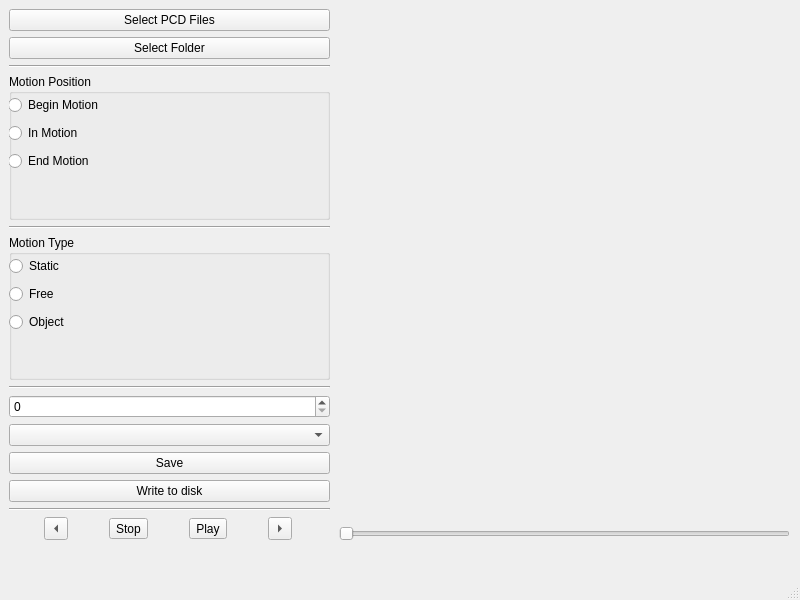
<?xml version="1.0" encoding="UTF-8"?>
<ui version="4.0">
 <class>MainWindow</class>
 <widget class="QMainWindow" name="MainWindow">
  <property name="geometry">
   <rect>
    <x>0</x>
    <y>0</y>
    <width>800</width>
    <height>600</height>
   </rect>
  </property>
  <property name="windowTitle">
   <string>MainWindow</string>
  </property>
  <widget class="QWidget" name="centralwidget">
   <widget class="QWidget" name="verticalLayoutWidget">
    <property name="geometry">
     <rect>
      <x>339</x>
      <y>10</y>
      <width>451</width>
      <height>531</height>
     </rect>
    </property>
    <layout class="QVBoxLayout" name="verticalLayout">
     <item>
      <widget class="QVTKWidget" name="qvtkWidget"/>
     </item>
     <item>
      <widget class="QSlider" name="indexSlider">
       <property name="orientation">
        <enum>Qt::Horizontal</enum>
       </property>
      </widget>
     </item>
    </layout>
   </widget>
   <widget class="QWidget" name="verticalLayoutWidget_2">
    <property name="geometry">
     <rect>
      <x>9</x>
      <y>9</y>
      <width>321</width>
      <height>531</height>
     </rect>
    </property>
    <layout class="QVBoxLayout" name="verticalLayout_2">
     <item>
      <widget class="QPushButton" name="selectFilesButton">
       <property name="text">
        <string>Select PCD Files</string>
       </property>
      </widget>
     </item>
     <item>
      <widget class="QPushButton" name="selectFolderButton">
       <property name="text">
        <string>Select Folder</string>
       </property>
      </widget>
     </item>
     <item>
      <widget class="Line" name="line_4">
       <property name="orientation">
        <enum>Qt::Horizontal</enum>
       </property>
      </widget>
     </item>
     <item>
      <widget class="QGroupBox" name="motionPositionGroupBox">
       <property name="title">
        <string>Motion Position</string>
       </property>
       <widget class="QWidget" name="verticalLayoutWidget_3">
        <property name="geometry">
         <rect>
          <x>-1</x>
          <y>19</y>
          <width>321</width>
          <height>81</height>
         </rect>
        </property>
        <layout class="QVBoxLayout" name="verticalLayout_3">
         <item>
          <widget class="QRadioButton" name="beginMotionRadioButton">
           <property name="text">
            <string>Begin Motion</string>
           </property>
          </widget>
         </item>
         <item>
          <widget class="QRadioButton" name="inMotionRadioButton">
           <property name="text">
            <string>In Motion</string>
           </property>
          </widget>
         </item>
         <item>
          <widget class="QRadioButton" name="endMotionRadioButton">
           <property name="text">
            <string>End Motion</string>
           </property>
          </widget>
         </item>
        </layout>
       </widget>
      </widget>
     </item>
     <item>
      <widget class="Line" name="line">
       <property name="orientation">
        <enum>Qt::Horizontal</enum>
       </property>
      </widget>
     </item>
     <item>
      <widget class="QGroupBox" name="motionTypeGroupBox">
       <property name="title">
        <string>Motion Type</string>
       </property>
       <widget class="QWidget" name="verticalLayoutWidget_4">
        <property name="geometry">
         <rect>
          <x>0</x>
          <y>19</y>
          <width>321</width>
          <height>80</height>
         </rect>
        </property>
        <layout class="QVBoxLayout" name="verticalLayout_4">
         <item>
          <widget class="QRadioButton" name="staticRadioButton">
           <property name="focusPolicy">
            <enum>Qt::StrongFocus</enum>
           </property>
           <property name="text">
            <string>Static</string>
           </property>
          </widget>
         </item>
         <item>
          <widget class="QRadioButton" name="freeRadioButton">
           <property name="text">
            <string>Free</string>
           </property>
          </widget>
         </item>
         <item>
          <widget class="QRadioButton" name="objectRadioButton">
           <property name="text">
            <string>Object</string>
           </property>
          </widget>
         </item>
        </layout>
       </widget>
      </widget>
     </item>
     <item>
      <widget class="Line" name="line_2">
       <property name="orientation">
        <enum>Qt::Horizontal</enum>
       </property>
      </widget>
     </item>
     <item>
      <widget class="QSpinBox" name="bodyPartsBox">
       <property name="maximum">
        <number>32</number>
       </property>
      </widget>
     </item>
     <item>
      <widget class="QComboBox" name="motionTypeBox"/>
     </item>
     <item>
      <widget class="QPushButton" name="saveButton">
       <property name="text">
        <string>Save</string>
       </property>
      </widget>
     </item>
     <item>
      <widget class="QPushButton" name="writeButton">
       <property name="text">
        <string>Write to disk</string>
       </property>
      </widget>
     </item>
     <item>
      <widget class="Line" name="line_3">
       <property name="orientation">
        <enum>Qt::Horizontal</enum>
       </property>
      </widget>
     </item>
     <item>
      <layout class="QHBoxLayout" name="horizontalLayout">
       <item>
        <widget class="QToolButton" name="backButton">
         <property name="text">
          <string>...</string>
         </property>
         <property name="arrowType">
          <enum>Qt::LeftArrow</enum>
         </property>
        </widget>
       </item>
       <item>
        <widget class="QToolButton" name="stopButton">
         <property name="text">
          <string>Stop</string>
         </property>
        </widget>
       </item>
       <item>
        <widget class="QToolButton" name="playButton">
         <property name="text">
          <string>Play</string>
         </property>
         <property name="arrowType">
          <enum>Qt::NoArrow</enum>
         </property>
        </widget>
       </item>
       <item>
        <widget class="QToolButton" name="nextButton">
         <property name="text">
          <string>...</string>
         </property>
         <property name="arrowType">
          <enum>Qt::RightArrow</enum>
         </property>
        </widget>
       </item>
      </layout>
     </item>
    </layout>
   </widget>
  </widget>
  <widget class="QMenuBar" name="menubar">
   <property name="geometry">
    <rect>
     <x>0</x>
     <y>0</y>
     <width>800</width>
     <height>25</height>
    </rect>
   </property>
  </widget>
  <widget class="QStatusBar" name="statusbar"/>
 </widget>
 <customwidgets>
  <customwidget>
   <class>QVTKWidget</class>
   <extends>QWidget</extends>
   <header>QVTKWidget.h</header>
  </customwidget>
 </customwidgets>
 <resources/>
 <connections/>
</ui>
